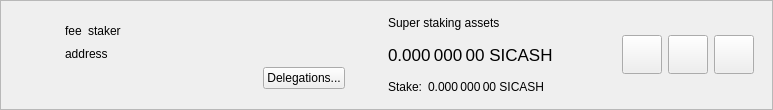
<?xml version="1.0" encoding="UTF-8"?>
<ui version="4.0">
 <class>SuperStakerItemWidget</class>
 <widget class="QWidget" name="SuperStakerItemWidget">
  <property name="geometry">
   <rect>
    <x>0</x>
    <y>0</y>
    <width>773</width>
    <height>110</height>
   </rect>
  </property>
  <property name="sizePolicy">
   <sizepolicy hsizetype="Preferred" vsizetype="Maximum">
    <horstretch>0</horstretch>
    <verstretch>0</verstretch>
   </sizepolicy>
  </property>
  <property name="windowTitle">
   <string>Form</string>
  </property>
  <layout class="QVBoxLayout" name="verticalLayout_2">
   <property name="spacing">
    <number>0</number>
   </property>
   <property name="leftMargin">
    <number>0</number>
   </property>
   <property name="topMargin">
    <number>0</number>
   </property>
   <property name="rightMargin">
    <number>0</number>
   </property>
   <property name="bottomMargin">
    <number>0</number>
   </property>
   <item>
    <widget class="QFrame" name="superStakerItemFrame">
     <property name="frameShape">
      <enum>QFrame::StyledPanel</enum>
     </property>
     <property name="frameShadow">
      <enum>QFrame::Raised</enum>
     </property>
     <layout class="QHBoxLayout" name="horizontalLayout">
      <property name="topMargin">
       <number>0</number>
      </property>
      <property name="bottomMargin">
       <number>0</number>
      </property>
      <item>
       <widget class="QLabel" name="superStakerLogo">
        <property name="sizePolicy">
         <sizepolicy hsizetype="Fixed" vsizetype="Fixed">
          <horstretch>0</horstretch>
          <verstretch>0</verstretch>
         </sizepolicy>
        </property>
        <property name="minimumSize">
         <size>
          <width>40</width>
          <height>40</height>
         </size>
        </property>
        <property name="alignment">
         <set>Qt::AlignCenter</set>
        </property>
       </widget>
      </item>
      <item>
       <widget class="QStackedWidget" name="stackedWidget">
        <property name="currentIndex">
         <number>0</number>
        </property>
        <widget class="QWidget" name="page">
         <layout class="QHBoxLayout" name="horizontalLayout_4">
          <item>
           <layout class="QHBoxLayout" name="horizontalLayout_3">
            <item>
             <layout class="QVBoxLayout" name="verticalLayout">
              <property name="rightMargin">
               <number>15</number>
              </property>
              <item>
               <spacer name="verticalSpacer_2">
                <property name="orientation">
                 <enum>Qt::Vertical</enum>
                </property>
                <property name="sizeHint" stdset="0">
                 <size>
                  <width>20</width>
                  <height>0</height>
                 </size>
                </property>
               </spacer>
              </item>
              <item alignment="Qt::AlignLeft">
               <widget class="QWidget" name="widgetSuperStaker" native="true">
                <property name="minimumSize">
                 <size>
                  <width>280</width>
                  <height>0</height>
                 </size>
                </property>
                <layout class="QHBoxLayout" name="horizontalLayout_2" stretch="0,0,1">
                 <property name="leftMargin">
                  <number>0</number>
                 </property>
                 <property name="topMargin">
                  <number>0</number>
                 </property>
                 <property name="rightMargin">
                  <number>0</number>
                 </property>
                 <property name="bottomMargin">
                  <number>0</number>
                 </property>
                 <item alignment="Qt::AlignLeft">
                  <widget class="QLabel" name="labelFee">
                   <property name="text">
                    <string>fee</string>
                   </property>
                   <property name="textInteractionFlags">
                    <set>Qt::LinksAccessibleByMouse|Qt::TextSelectableByMouse</set>
                   </property>
                  </widget>
                 </item>
                 <item alignment="Qt::AlignLeft">
                  <widget class="QLabel" name="labelStaker">
                   <property name="text">
                    <string>staker</string>
                   </property>
                   <property name="textInteractionFlags">
                    <set>Qt::LinksAccessibleByMouse|Qt::TextSelectableByMouse</set>
                   </property>
                  </widget>
                 </item>
                 <item>
                  <spacer name="horizontalSpacer">
                   <property name="orientation">
                    <enum>Qt::Horizontal</enum>
                   </property>
                   <property name="sizeType">
                    <enum>QSizePolicy::Minimum</enum>
                   </property>
                   <property name="sizeHint" stdset="0">
                    <size>
                     <width>0</width>
                     <height>20</height>
                    </size>
                   </property>
                  </spacer>
                 </item>
                </layout>
               </widget>
              </item>
              <item>
               <widget class="QLabel" name="labelAddress">
                <property name="text">
                 <string>address</string>
                </property>
                <property name="textInteractionFlags">
                 <set>Qt::LinksAccessibleByMouse|Qt::TextSelectableByMouse</set>
                </property>
               </widget>
              </item>
              <item alignment="Qt::AlignRight">
               <widget class="QPushButton" name="buttonDelegations">
                <property name="text">
                 <string>Delegations...</string>
                </property>
               </widget>
              </item>
              <item>
               <spacer name="verticalSpacer">
                <property name="orientation">
                 <enum>Qt::Vertical</enum>
                </property>
                <property name="sizeHint" stdset="0">
                 <size>
                  <width>20</width>
                  <height>0</height>
                 </size>
                </property>
               </spacer>
              </item>
             </layout>
            </item>
            <item>
             <widget class="QWidget" name="vLineAssets" native="true">
              <property name="sizePolicy">
               <sizepolicy hsizetype="Preferred" vsizetype="Preferred">
                <horstretch>0</horstretch>
                <verstretch>0</verstretch>
               </sizepolicy>
              </property>
              <property name="minimumSize">
               <size>
                <width>1</width>
                <height>0</height>
               </size>
              </property>
             </widget>
            </item>
            <item>
             <widget class="QWidget" name="widgetStakingAssets" native="true">
              <property name="sizePolicy">
               <sizepolicy hsizetype="Minimum" vsizetype="Preferred">
                <horstretch>0</horstretch>
                <verstretch>0</verstretch>
               </sizepolicy>
              </property>
              <layout class="QVBoxLayout" name="verticalLayout_3">
               <property name="leftMargin">
                <number>15</number>
               </property>
               <property name="topMargin">
                <number>0</number>
               </property>
               <property name="rightMargin">
                <number>15</number>
               </property>
               <property name="bottomMargin">
                <number>0</number>
               </property>
               <item>
                <widget class="QLabel" name="labelAssetsText">
                 <property name="text">
                  <string>Super staking assets</string>
                 </property>
                 <property name="alignment">
                  <set>Qt::AlignLeading|Qt::AlignLeft|Qt::AlignVCenter</set>
                 </property>
                </widget>
               </item>
               <item>
                <widget class="QLabel" name="labelAssets">
                 <property name="font">
                  <font>
                   <pointsize>13</pointsize>
                  </font>
                 </property>
                 <property name="cursor">
                  <cursorShape>IBeamCursor</cursorShape>
                 </property>
                 <property name="toolTip">
                  <string>Your current spendable balance</string>
                 </property>
                 <property name="text">
                  <string notr="true">0.000 000 00 SICASH</string>
                 </property>
                 <property name="alignment">
                  <set>Qt::AlignLeading|Qt::AlignLeft|Qt::AlignVCenter</set>
                 </property>
                 <property name="textInteractionFlags">
                  <set>Qt::LinksAccessibleByMouse|Qt::TextSelectableByMouse</set>
                 </property>
                </widget>
               </item>
               <item>
                <layout class="QHBoxLayout" name="horizontalLayout_6">
                 <property name="spacing">
                  <number>6</number>
                 </property>
                 <item>
                  <widget class="QLabel" name="labelStakeText">
                   <property name="sizePolicy">
                    <sizepolicy hsizetype="Maximum" vsizetype="Preferred">
                     <horstretch>0</horstretch>
                     <verstretch>0</verstretch>
                    </sizepolicy>
                   </property>
                   <property name="text">
                    <string>Stake:</string>
                   </property>
                   <property name="alignment">
                    <set>Qt::AlignLeading|Qt::AlignLeft|Qt::AlignVCenter</set>
                   </property>
                  </widget>
                 </item>
                 <item>
                  <widget class="QLabel" name="labelStake">
                   <property name="text">
                    <string>0.000 000 00 SICASH</string>
                   </property>
                   <property name="alignment">
                    <set>Qt::AlignLeading|Qt::AlignLeft|Qt::AlignVCenter</set>
                   </property>
                   <property name="textInteractionFlags">
                    <set>Qt::LinksAccessibleByMouse|Qt::TextSelectableByMouse</set>
                   </property>
                  </widget>
                 </item>
                 <item>
                  <spacer name="horizontalSpacer_4">
                   <property name="orientation">
                    <enum>Qt::Horizontal</enum>
                   </property>
                   <property name="sizeType">
                    <enum>QSizePolicy::Minimum</enum>
                   </property>
                   <property name="sizeHint" stdset="0">
                    <size>
                     <width>0</width>
                     <height>0</height>
                    </size>
                   </property>
                  </spacer>
                 </item>
                </layout>
               </item>
              </layout>
             </widget>
            </item>
            <item>
             <spacer name="horizontalSpacer_2">
              <property name="orientation">
               <enum>Qt::Horizontal</enum>
              </property>
              <property name="sizeHint" stdset="0">
               <size>
                <width>0</width>
                <height>20</height>
               </size>
              </property>
             </spacer>
            </item>
            <item>
             <widget class="QToolButton" name="buttonConfig">
              <property name="text">
               <string/>
              </property>
              <property name="iconSize">
               <size>
                <width>32</width>
                <height>32</height>
               </size>
              </property>
             </widget>
            </item>
            <item>
             <widget class="QToolButton" name="buttonSplit">
              <property name="text">
               <string/>
              </property>
              <property name="iconSize">
               <size>
                <width>32</width>
                <height>32</height>
               </size>
              </property>
             </widget>
            </item>
            <item>
             <widget class="QToolButton" name="buttonRemove">
              <property name="text">
               <string/>
              </property>
              <property name="iconSize">
               <size>
                <width>32</width>
                <height>32</height>
               </size>
              </property>
             </widget>
            </item>
           </layout>
          </item>
         </layout>
        </widget>
        <widget class="QWidget" name="page_2">
         <layout class="QHBoxLayout" name="horizontalLayout_5">
          <item>
           <widget class="QLabel" name="labelNewSuperStaker">
            <property name="text">
             <string>Add new super stakers</string>
            </property>
           </widget>
          </item>
          <item>
           <spacer name="horizontalSpacer_3">
            <property name="orientation">
             <enum>Qt::Horizontal</enum>
            </property>
            <property name="sizeHint" stdset="0">
             <size>
              <width>408</width>
              <height>20</height>
             </size>
            </property>
           </spacer>
          </item>
          <item>
           <widget class="QToolButton" name="buttonRestore">
            <property name="text">
             <string/>
            </property>
            <property name="iconSize">
             <size>
              <width>32</width>
              <height>32</height>
             </size>
            </property>
           </widget>
          </item>
          <item>
           <widget class="QToolButton" name="buttonAdd">
            <property name="text">
             <string/>
            </property>
            <property name="iconSize">
             <size>
              <width>32</width>
              <height>32</height>
             </size>
            </property>
           </widget>
          </item>
         </layout>
        </widget>
       </widget>
      </item>
     </layout>
    </widget>
   </item>
  </layout>
 </widget>
 <resources/>
 <connections/>
</ui>
